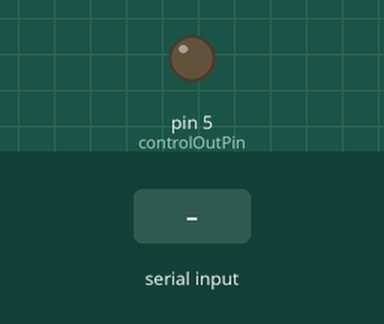
Bench run of a sketch on a simulated Arduino Uno, built with avr-gcc and run on an emulated ATmega328P. Parts: output pins drawn as LEDs (lit = HIGH). The test bench sets the inputs (shaded band).

Above: at 1.2 s.
1.3 s: "a90\n" received over Serial
At 2.5 s:
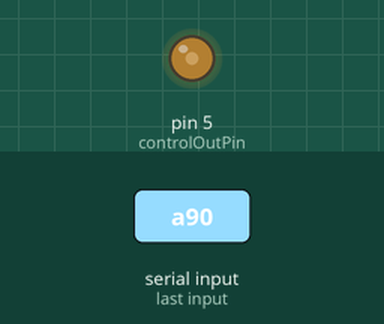
2.8 s: "a,45\n" received over Serial
At 3.7 s:
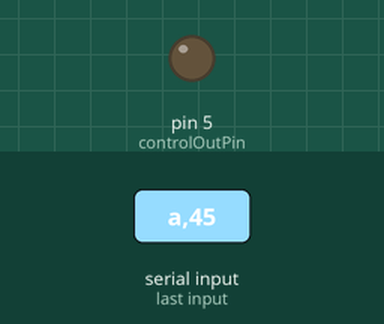
4.3 s: "a90\n" received over Serial
At 4.9 s:
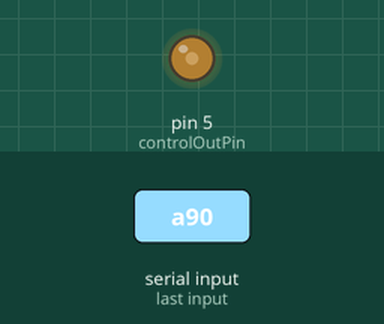
5.8 s: "a\n" received over Serial
At 7.1 s:
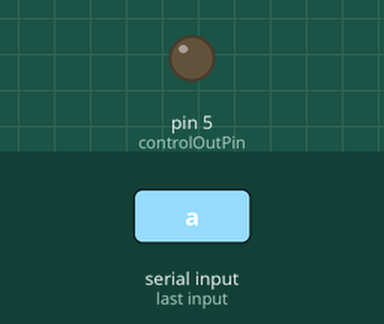
Timing chart, 0 to 8.3 s (numbered marks = the images above; inputs shaded):
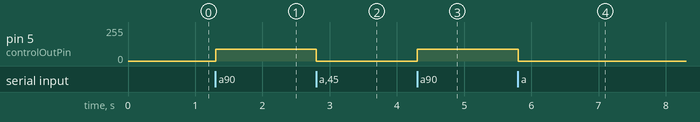

Measured:
- after the input at 1.3 s, pin 5 (controlOutPin): 0/255 → 90/255 at once
- after the input at 2.8 s, pin 5 (controlOutPin): 90/255 → 0/255 at once
- after the input at 4.3 s, pin 5 (controlOutPin): 0/255 → 90/255 at once
- after the input at 5.8 s, pin 5 (controlOutPin): 90/255 → 0/255 at once

The sketch:

pwm.ino
```cpp
/*
  Ultrasonic Sensor HC-SR04 and Arduino Tutorial

  by Dejan Nedelkovski,
  www.HowToMechatronics.com

*/

#define PWM_MAX 255U
#define PWM_MIN 0U
#define PROFUNDIDAD 60.5

float runtimeMedirDistancia(void);
void setControlOut(int pwm);
float getAltura();
void ejecutarComando();
void runtimeOnOffUpdate();
void runtimePidUpdate();
void pidInit(int reset);
void setKp(float kp);
void setKi(float ki);
void setKd(float kd);
void setReferencia(float ref);
void setWindUp(uint8_t set);
void pidToString(void);

typedef enum
{
  openLoop = 0,
  closeOnOff,
  closePid
} estadosLazos_t;

uint8_t nuevoComando = 0;

// defines pins numbers
const int trigPin = 9;
const int echoPin = 10;
const int controlOutPin = 5;
// defines variables
long duration;
int distance;
float distancia;
float entrada;
estadosLazos_t estadosDeControl = closePid;

struct DatosOnOff{
  float limiteSuperior = 75;
  float limiteInferior = 65;
}datosOnOff;

struct DatosPID{
  float kp;
  float ki;
  float kd ;
  float referencia;
  float coeficientes[3];
  float historial[3];
  float salida;
  float limiteMaximo = 255;
  float limiteMinimo = 0;
  uint8_t windUpEstado = 1;
  }datosPid;

char comando[20];
size_t comandIdx = 0;


void setup() {
  pinMode(trigPin, OUTPUT); // Sets the trigPin as an Output
  pinMode(echoPin, INPUT); // Sets the echoPin as an Input
  pinMode(controlOutPin, OUTPUT);
  Serial.begin(9600); // Starts the serial communication
  Serial.setTimeout(50);
}

void loop() {

  //runtimeMedirDistancia();
  leerCommando();
  //ejecutarComando();

  /*
    switch(estadosDeControl ){
      case openLoop:
        setControlOut(entrada);
        break;
      case closePid:
        runtimePidUpdate();
        break;
      case closeOnOff:
        runtimeOnOffUpdate();
      break;

    }
  */
  ////serial.println(getAltura());
  delay(1);
}


void leerCommando(){
  while (Serial.available())
  {
    char character = Serial.read();
    if (character != '\n')
    {
      comando[comandIdx] = character;
      comandIdx ++;
    }
    else
    {
      comando[comandIdx] = 0;
      comandIdx = 0;
      nuevoComando = 1;
    }
  }
  if(comando[0] == 'a')
  {
    ////serial.println("probando");
    analogWrite(controlOutPin, atoi(&comando[1]));
  }
}

float runtimeMedirDistancia(){
  // Clears the trigPin
  digitalWrite(trigPin, LOW);
  delayMicroseconds(2);
  // Sets the trigPin on HIGH state for 10 micro seconds
  digitalWrite(trigPin, HIGH);
  delayMicroseconds(10);
  digitalWrite(trigPin, LOW);
  // Reads the echoPin, returns the sound wave travel time in microseconds
  duration = pulseIn(echoPin, HIGH);
  // Calculating the distance
  distancia = 0.99*distancia + 0.005*((float)duration * 0.034);

  return distancia;
}

float getAltura(){
  return PROFUNDIDAD - distancia;
}

void setControlOut(int pwm){
  if( pwm < PWM_MIN)
    pwm = PWM_MIN;
  else if (pwm > PWM_MAX)
    pwm = PWM_MAX;

  analogWrite(controlOutPin, pwm);
}

void ejecutarComando(){
  if(nuevoComando == 1){
    switch(comando[0]){
      case 'V':
      case 'v':
        entrada = atof(&comando[1]);
        //serial.print(getAltura());
        //serial.print(", ");
        //serial.println( entrada);
      break;
      case 'M':
        estadosDeControl = openLoop;
        //serial.println("lazo abierto establecido");
      break;
      case 'D':
        estadosDeControl = closeOnOff;
        //serial.println("lazo on/off establecido");
      break;
      case 'a':
        //serial.print("altura: ");
        //serial.println(getAltura());
        //serial.print("salida: ");
        //serial.println(datosPid.salida);
      break;
      case 'k':
      case 'K':
        estadosDeControl = closePid;
        float valor = atof(&comando[2]);
        switch(comando[1]){
          case 'p':
          case 'P':
            setKp(valor);
          break;
          case 'i':
          case 'I':
            setKi(valor);
          break;
          case 'd':
          case 'D':
            setKd(valor);
          break;
          case 'r':
          case 'R':
            setReferencia(valor);
          break;
          case 'w':
          case 'W':
          setWindUp(valor);
          break;
        }
        //serial.println("lazo pid establecido");
        pidToString();
        break;
      }
    nuevoComando = 0;
  }
}

void runtimeOnOffUpdate(){
  if(getAltura() > datosOnOff.limiteSuperior){
    setControlOut(0);
    }
  else if(getAltura() < datosOnOff.limiteInferior){
    setControlOut(255);
    }
}

void runtimePidUpdate(){
  float error = datosPid.referencia - getAltura();
  datosPid.historial[2] = datosPid.historial[1];
  datosPid.historial[1] = datosPid.historial[0];
  datosPid.historial[0] = error;

  for(uint8_t i = 0 ; i < 3 ; i++){
    datosPid.salida += datosPid.coeficientes[i] * datosPid.historial[i];
  }

  if(datosPid.windUpEstado != 0){
    if(datosPid.salida < datosPid.limiteMinimo){
      datosPid.salida = datosPid.limiteMinimo;
    }
    else if(datosPid.salida > datosPid.limiteMaximo){
      datosPid.salida = datosPid.limiteMaximo;
    }
  }

  setControlOut(datosPid.salida);
}

void pidInit(int reset){
  datosPid.coeficientes[0] = datosPid.kp + datosPid.ki + datosPid.kd;
  datosPid.coeficientes[1] = (-datosPid.kp ) - (2 * datosPid.kd );
  datosPid.coeficientes[2] = datosPid.kd;
  if(reset){
    datosPid.salida = 0;
  }
}

void setKp(float kp){
  datosPid.kp = kp;
  pidInit(0);
}

void setKi(float ki){
  datosPid.ki = ki;
  pidInit(0);
}

void setKd(float kd){
  datosPid.kd = kd;
  pidInit(0);
}

void setReferencia(float ref){
  datosPid.referencia = ref;
}

void setWindUp(uint8_t set){
  datosPid.windUpEstado = set;
}

void pidToString(){
  //serial.print("Kp: ");
  //serial.println(datosPid.kp);
  //serial.print("Ki: ");
  //serial.println(datosPid.ki);
  //serial.print("Kd: ");
  //serial.println(datosPid.kd);
  //serial.print("Referencia: ");
  //serial.println(datosPid.referencia);
  //serial.print("Salida: ");
  //serial.println(datosPid.salida);
  //serial.print("WD: ");
  //serial.println(datosPid.windUpEstado);
  //serial.print("estado: ");
  if(estadosDeControl == closePid){
    //serial.println("Encendido");
  }else{
    //serial.println("Encendido");
  }
}
```
